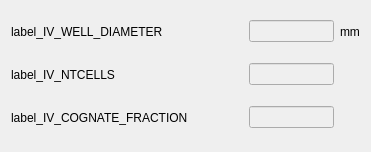
           <widget class="QWidget" name="layoutWidget">
            <property name="geometry">
             <rect>
              <x>1080</x>
              <y>30</y>
              <width>371</width>
              <height>152</height>
             </rect>
            </property>
            <layout class="QGridLayout" name="gridLayout_6">
             <item row="0" column="0">
              <widget class="QMyLabel" name="label_IV_WELL_DIAMETER">
               <property name="text">
                <string>label_IV_WELL_DIAMETER</string>
               </property>
              </widget>
             </item>
             <item row="0" column="1">
              <spacer name="horizontalSpacer">
               <property name="orientation">
                <enum>Qt::Horizontal</enum>
               </property>
               <property name="sizeHint" stdset="0">
                <size>
                 <width>78</width>
                 <height>33</height>
                </size>
               </property>
              </spacer>
             </item>
             <item row="0" column="2">
              <widget class="QLineEdit" name="line_IV_WELL_DIAMETER">
               <property name="enabled">
                <bool>false</bool>
               </property>
              </widget>
             </item>
             <item row="0" column="3">
              <widget class="QLabel" name="units_IV_WELL_DIAMETER">
               <property name="text">
                <string>mm</string>
               </property>
              </widget>
             </item>
             <item row="1" column="0">
              <widget class="QMyLabel" name="label_IV_NTCELLS">
               <property name="text">
                <string>label_IV_NTCELLS</string>
               </property>
              </widget>
             </item>
             <item row="1" column="1">
              <spacer name="horizontalSpacer_2">
               <property name="orientation">
                <enum>Qt::Horizontal</enum>
               </property>
               <property name="sizeHint" stdset="0">
                <size>
                 <width>78</width>
                 <height>33</height>
                </size>
               </property>
              </spacer>
             </item>
             <item row="1" column="2">
              <widget class="QLineEdit" name="line_IV_NTCELLS">
               <property name="enabled">
                <bool>false</bool>
               </property>
              </widget>
             </item>
             <item row="2" column="0">
              <widget class="QMyLabel" name="label_IV_COGNATE_FRACTION">
               <property name="text">
                <string>label_IV_COGNATE_FRACTION</string>
               </property>
              </widget>
             </item>
             <item row="2" column="1">
              <spacer name="horizontalSpacer_6">
               <property name="orientation">
                <enum>Qt::Horizontal</enum>
               </property>
               <property name="sizeHint" stdset="0">
                <size>
                 <width>78</width>
                 <height>33</height>
                </size>
               </property>
              </spacer>
             </item>
             <item row="2" column="2">
              <widget class="QLineEdit" name="line_IV_COGNATE_FRACTION">
               <property name="enabled">
                <bool>false</bool>
               </property>
              </widget>
             </item>
            </layout>
           </widget>
